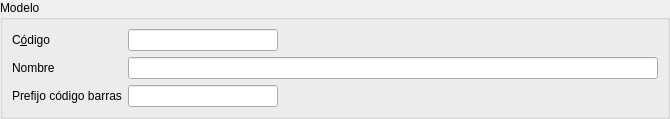
<?xml version="1.0" encoding="UTF-8"?>
<ui version="4.0">
 <class>Form</class>
 <widget class="QWidget" name="Form">
  <property name="geometry">
   <rect>
    <x>0</x>
    <y>0</y>
    <width>670</width>
    <height>105</height>
   </rect>
  </property>
  <property name="windowTitle">
   <string>Form</string>
  </property>
  <property name="tableName" stdset="0">
   <string>almacenes</string>
  </property>
  <layout class="QHBoxLayout" name="horizontalLayout">
   <property name="leftMargin">
    <number>0</number>
   </property>
   <property name="topMargin">
    <number>0</number>
   </property>
   <property name="rightMargin">
    <number>0</number>
   </property>
   <property name="bottomMargin">
    <number>0</number>
   </property>
   <item>
    <widget class="QGroupBox" name="groupBox">
     <property name="title">
      <string>Modelo</string>
     </property>
     <layout class="QGridLayout" name="gridLayout">
      <item row="0" column="0">
       <widget class="QLabel" name="label_2">
        <property name="text">
         <string>C&amp;ódigo</string>
        </property>
        <property name="buddy">
         <cstring>db_codigo</cstring>
        </property>
       </widget>
      </item>
      <item row="0" column="1">
       <widget class="DBLineEdit" name="db_codigo">
        <property name="minimumSize">
         <size>
          <width>150</width>
          <height>0</height>
         </size>
        </property>
        <property name="fieldName" stdset="0">
         <string>codigo</string>
        </property>
        <property name="dataEditable" stdset="0">
         <bool>true</bool>
        </property>
       </widget>
      </item>
      <item row="0" column="2">
       <spacer name="horizontalSpacer">
        <property name="orientation">
         <enum>Qt::Horizontal</enum>
        </property>
        <property name="sizeHint" stdset="0">
         <size>
          <width>518</width>
          <height>20</height>
         </size>
        </property>
       </spacer>
      </item>
      <item row="1" column="0">
       <widget class="QLabel" name="label_3">
        <property name="text">
         <string>Nombre</string>
        </property>
        <property name="buddy">
         <cstring>db_nombre</cstring>
        </property>
       </widget>
      </item>
      <item row="1" column="1" colspan="2">
       <widget class="DBLineEdit" name="db_nombre">
        <property name="fieldName" stdset="0">
         <string>nombre</string>
        </property>
        <property name="dataEditable" stdset="0">
         <bool>true</bool>
        </property>
       </widget>
      </item>
      <item row="2" column="0">
       <widget class="QLabel" name="label">
        <property name="text">
         <string>Prefijo código barras</string>
        </property>
        <property name="buddy">
         <cstring>db_prefijocodbarras</cstring>
        </property>
       </widget>
      </item>
      <item row="2" column="1">
       <widget class="DBLineEdit" name="db_prefijocodbarras">
        <property name="dataEditable" stdset="0">
         <bool>true</bool>
        </property>
        <property name="fieldName" stdset="0">
         <string>prefijocodbarras</string>
        </property>
       </widget>
      </item>
     </layout>
    </widget>
   </item>
  </layout>
 </widget>
 <customwidgets>
  <customwidget>
   <class>DBLineEdit</class>
   <extends>QLineEdit</extends>
   <header>widgets/dblineedit.h</header>
  </customwidget>
 </customwidgets>
 <tabstops>
  <tabstop>db_codigo</tabstop>
  <tabstop>db_nombre</tabstop>
 </tabstops>
 <resources/>
 <connections/>
</ui>
